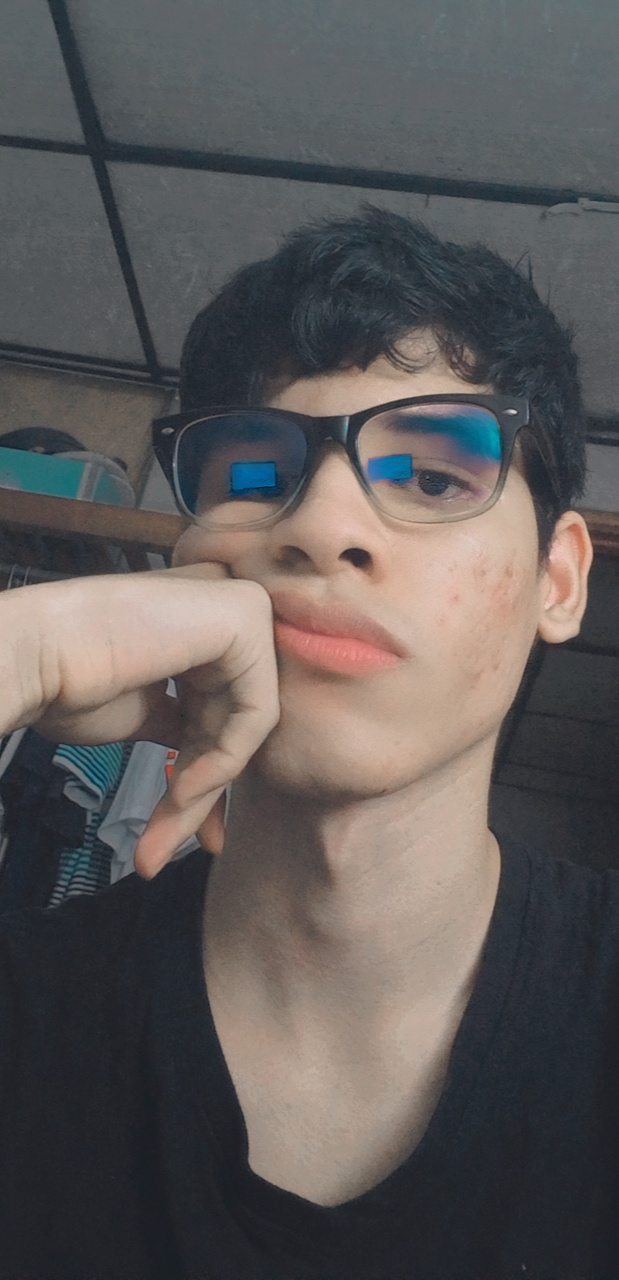
#> input picture 4. Actividades o Asignaciones Resueltas Durante el Curso/2. Talleres/taller1/img/taller1.jpg, 619 x 1280 px
$ python taller1.py
#> lines starting #> are read from the running program, lines starting #| are printed output that depends on the picture; after the words box and inside, x2 and y2 are one past the last pixel; in counts of white or black regions, pixels touching at a corner belong together
#> further down, img is the input picture: shape (1280, 619, 3); mean B, G, R 88.7, 89.3, 93.1
import cv2
import numpy as np
import numpy as np

def cartoonize(rgb_image: np.ndarray, num_pyr_downs=2, num_bilaterals=7):

	# Verificar que la imagen esté en formato RGB
#> called with num_pyr_downs = 2, num_bilaterals = 7
	if rgb_image.shape[2] != 3:
		raise ValueError("La imagen debe tener 3 canales (RGB).")

	# Minimizar el tamaño de la imagen
	downsampled_img = rgb_image
	for _ in range(num_pyr_downs):
		downsampled_img = cv2.pyrDown(downsampled_img)

	for _ in range(num_bilaterals):
		filterd_small_img = cv2.bilateralFilter(downsampled_img, 9, 9, 7)

	filtered_normal_img = filterd_small_img
	for _ in range(num_pyr_downs):
		filtered_normal_img = cv2.pyrUp(filtered_normal_img)

	if filtered_normal_img.shape != rgb_image.shape:
		filtered_normal_img = cv2.resize(filtered_normal_img, rgb_image.shape[:2])
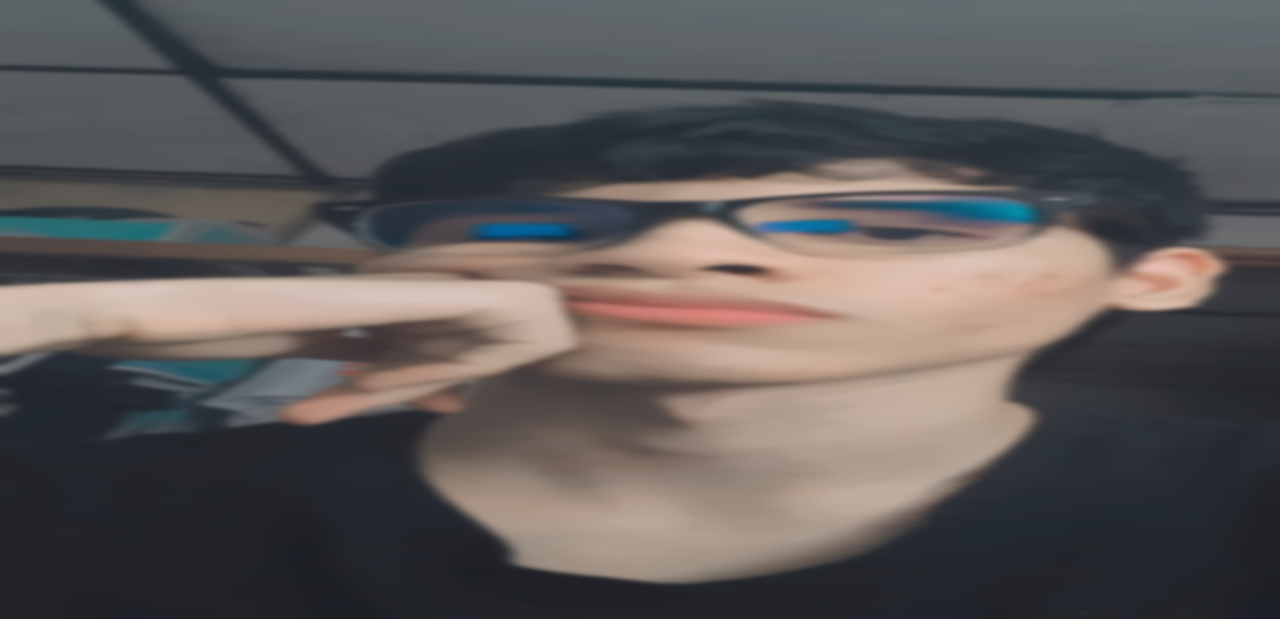
#> filtered_normal_img: shape (619, 1280, 3); mean B, G, R 88.8, 89.3, 93.1

	if filtered_normal_img.shape[:2] != rgb_image.shape[:2]:
		filtered_normal_img = cv2.resize(filtered_normal_img, (rgb_image.shape[1], rgb_image.shape[0]))
#> filtered_normal_img: shape (1280, 619, 3)

	cv2.imshow("Paso 1", filtered_normal_img)
	cv2.waitKey(0)
	# cv2.destroyAllWindows()

	#Paso 2
	img_gray = cv2.cvtColor(rgb_image, cv2.COLOR_RGB2GRAY)
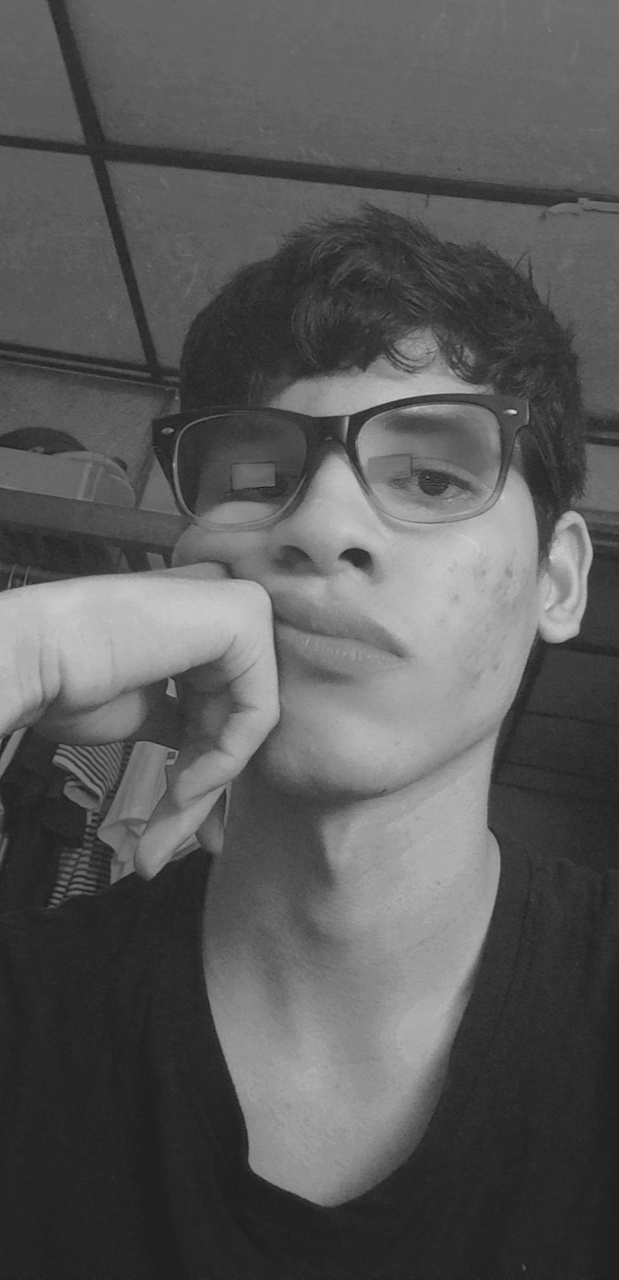
#> img_gray: shape (1280, 619); min 18, max 210, mean 89.5

	cv2.imshow("Paso 2", img_gray)
	cv2.waitKey(0)
	cv2.destroyAllWindows()

	#Paso 3
	img_blur = cv2.medianBlur(img_gray, 7)

	cv2.imshow("Paso 3", img_blur)
	cv2.waitKey(0)
	cv2.destroyAllWindows()

	#Paso 4
	gray_edges = cv2.adaptiveThreshold(img_blur, 255, cv2.ADAPTIVE_THRESH_MEAN_C, cv2.THRESH_BINARY, 9, 2)
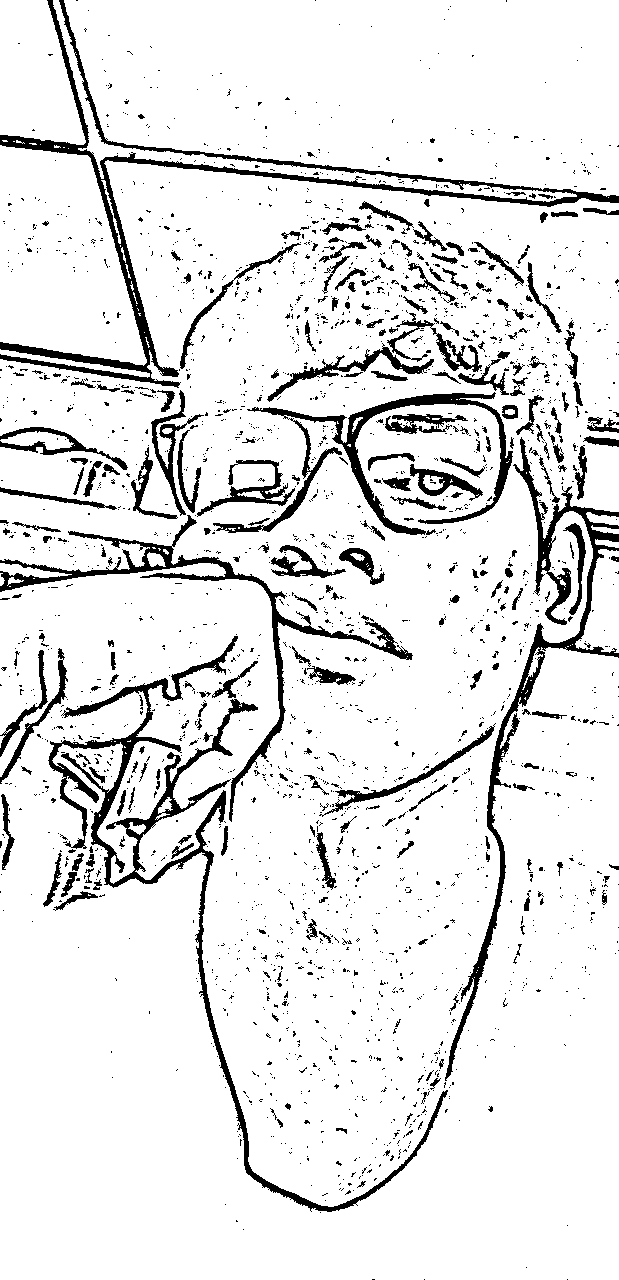
#> gray_edges: shape (1280, 619); 90% white; 2446 black regions (2181 under 20 px), largest, box (x1, y1, x2, y2) and area: (48, 636, 448, 1212) 10928, (0, 0, 619, 388) 10669, (445, 437, 619, 1081) 7344

	cv2.imshow("Paso 4", filtered_normal_img)
	cv2.waitKey(0)
	cv2.destroyAllWindows()

	#Paso 5
	rgb_edges = cv2.cvtColor(gray_edges, cv2.COLOR_GRAY2RGB)

	cv2.imshow("Paso 5", filtered_normal_img)
	cv2.waitKey(0)
	cv2.destroyAllWindows()

	# Asegurarse de que las dimensiones coincidan antes de la operación bitwise
	if filtered_normal_img.shape != rgb_edges.shape:
		rgb_edges = cv2.resize(rgb_edges, (filtered_normal_img.shape[1], filtered_normal_img.shape[0]))

	return cv2.bitwise_and(filtered_normal_img, rgb_edges)
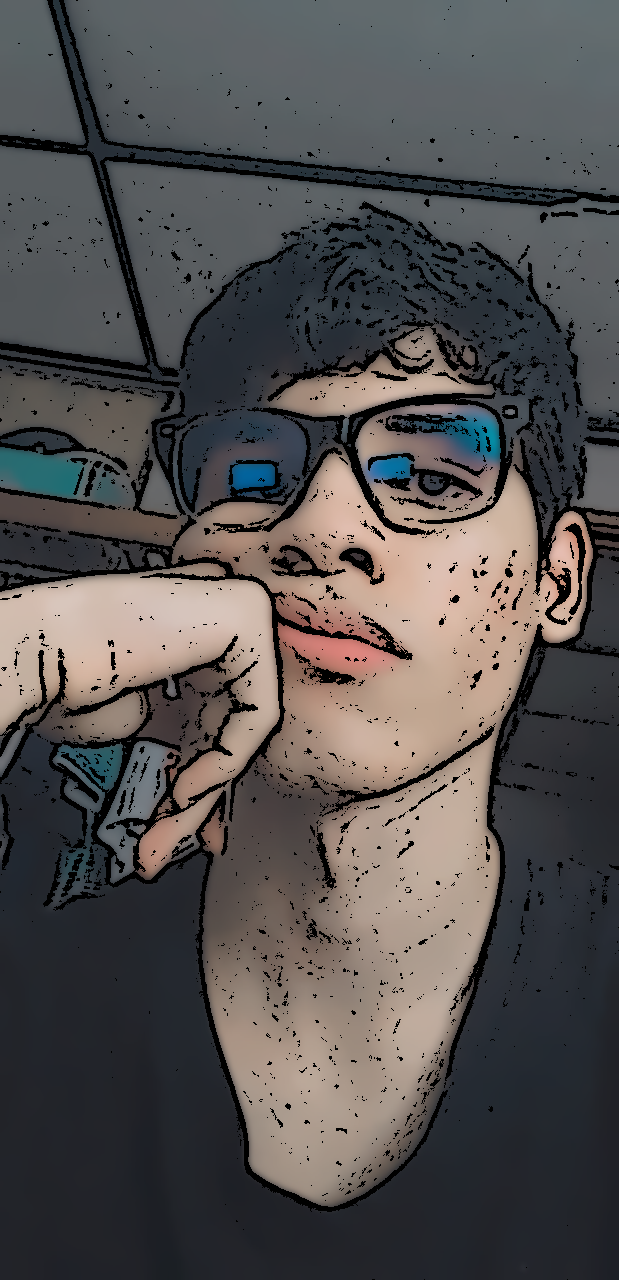
#> returned value: shape (1280, 619, 3); mean of channels 0, 1, 2 80.5, 81.1, 84.4; drawn as B, G, R

if __name__ == "__main__":
	img = cv2.imread("img/taller1.jpg")

	cv2.imshow('Image Original', img)
	cv2.waitKey(0)
	cv2.destroyAllWindows()

	img_new = cartoonize(img)

	img_c = np.concatenate((img, img_new), axis=1)
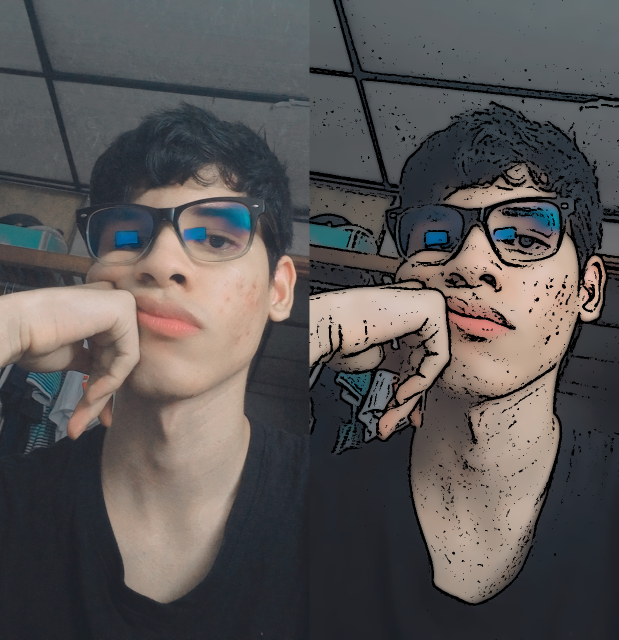
#> img_c: shape (1280, 1238, 3) (shown at 1/2 size); mean B, G, R 84.6, 85.2, 88.8

	cv2.imshow('Image con Filtro', img_c)
	cv2.waitKey(0)
	cv2.destroyAllWindows()
